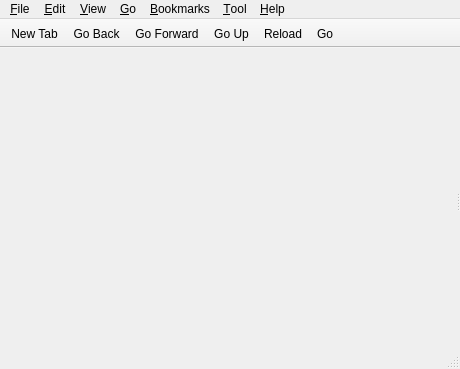
<?xml version="1.0" encoding="UTF-8"?>
<ui version="4.0">
 <class>MainWindow</class>
 <widget class="QMainWindow" name="MainWindow">
  <property name="geometry">
   <rect>
    <x>0</x>
    <y>0</y>
    <width>460</width>
    <height>369</height>
   </rect>
  </property>
  <property name="windowTitle">
   <string>File Manager</string>
  </property>
  <property name="windowIcon">
   <iconset theme="folder">
    <normaloff/>
   </iconset>
  </property>
  <widget class="QWidget" name="centralwidget">
   <layout class="QVBoxLayout" name="verticalLayout">
    <property name="leftMargin">
     <number>0</number>
    </property>
    <property name="topMargin">
     <number>0</number>
    </property>
    <property name="rightMargin">
     <number>0</number>
    </property>
    <property name="bottomMargin">
     <number>0</number>
    </property>
    <item>
     <widget class="PCManFM::TabBar" name="tabBar" native="true">
      <property name="sizePolicy">
       <sizepolicy hsizetype="Preferred" vsizetype="Fixed">
        <horstretch>0</horstretch>
        <verstretch>0</verstretch>
       </sizepolicy>
      </property>
      <property name="acceptDrops">
       <bool>true</bool>
      </property>
     </widget>
    </item>
    <item>
     <widget class="QSplitter" name="splitter">
      <property name="orientation">
       <enum>Qt::Horizontal</enum>
      </property>
      <widget class="Fm::SidePane" name="sidePane" native="true">
       <property name="sizePolicy">
        <sizepolicy hsizetype="Preferred" vsizetype="Expanding">
         <horstretch>0</horstretch>
         <verstretch>0</verstretch>
        </sizepolicy>
       </property>
      </widget>
      <widget class="QStackedWidget" name="stackedWidget">
       <property name="sizePolicy">
        <sizepolicy hsizetype="Expanding" vsizetype="Expanding">
         <horstretch>0</horstretch>
         <verstretch>0</verstretch>
        </sizepolicy>
       </property>
      </widget>
     </widget>
    </item>
   </layout>
  </widget>
  <widget class="QMenuBar" name="menubar">
   <property name="geometry">
    <rect>
     <x>0</x>
     <y>0</y>
     <width>460</width>
     <height>22</height>
    </rect>
   </property>
   <widget class="QMenu" name="menu_File">
    <property name="title">
     <string>&amp;File</string>
    </property>
    <addaction name="actionNewTab"/>
    <addaction name="actionNewWin"/>
    <addaction name="separator"/>
    <addaction name="actionFileProperties"/>
    <addaction name="actionFolderProperties"/>
    <addaction name="separator"/>
    <addaction name="actionCloseTab"/>
    <addaction name="actionCloseWindow"/>
   </widget>
   <widget class="QMenu" name="menu_Help">
    <property name="title">
     <string>&amp;Help</string>
    </property>
    <addaction name="actionAbout"/>
   </widget>
   <widget class="QMenu" name="menu_View">
    <property name="title">
     <string>&amp;View</string>
    </property>
    <widget class="QMenu" name="menuSorting">
     <property name="title">
      <string>&amp;Sorting</string>
     </property>
     <addaction name="actionByFileName"/>
     <addaction name="actionByMTime"/>
     <addaction name="actionByFileSize"/>
     <addaction name="actionByFileType"/>
     <addaction name="actionByOwner"/>
     <addaction name="separator"/>
     <addaction name="actionAscending"/>
     <addaction name="actionDescending"/>
     <addaction name="separator"/>
     <addaction name="actionFolderFirst"/>
     <addaction name="actionCaseSensitive"/>
    </widget>
    <addaction name="actionReload"/>
    <addaction name="actionShowHidden"/>
    <addaction name="separator"/>
    <addaction name="actionIconView"/>
    <addaction name="actionThumbnailView"/>
    <addaction name="actionCompactView"/>
    <addaction name="actionDetailedList"/>
    <addaction name="separator"/>
    <addaction name="menuSorting"/>
   </widget>
   <widget class="QMenu" name="menu_Editw">
    <property name="title">
     <string>&amp;Edit</string>
    </property>
    <addaction name="actionCut"/>
    <addaction name="actionCopy"/>
    <addaction name="actionPaste"/>
    <addaction name="actionRename"/>
    <addaction name="actionDelete"/>
    <addaction name="separator"/>
    <addaction name="actionSelectAll"/>
    <addaction name="actionInvertSelection"/>
    <addaction name="separator"/>
    <addaction name="actionPreferences"/>
   </widget>
   <widget class="QMenu" name="menu_Bookmarks">
    <property name="title">
     <string>&amp;Bookmarks</string>
    </property>
    <addaction name="actionAddToBookmarks"/>
    <addaction name="actionEditBookmarks"/>
   </widget>
   <widget class="QMenu" name="menu_Go">
    <property name="title">
     <string>&amp;Go</string>
    </property>
    <addaction name="actionHome"/>
    <addaction name="actionDesktop"/>
    <addaction name="actionComputer"/>
    <addaction name="actionTrash"/>
    <addaction name="actionNetwork"/>
    <addaction name="actionApplications"/>
    <addaction name="separator"/>
    <addaction name="actionGoBack"/>
    <addaction name="actionGoForward"/>
    <addaction name="actionGoUp"/>
   </widget>
   <widget class="QMenu" name="menu_Tool">
    <property name="title">
     <string>&amp;Tool</string>
    </property>
    <addaction name="actionOpenTerminal"/>
    <addaction name="actionOpenAsRoot"/>
    <addaction name="actionFindFiles"/>
   </widget>
   <addaction name="menu_File"/>
   <addaction name="menu_Editw"/>
   <addaction name="menu_View"/>
   <addaction name="menu_Go"/>
   <addaction name="menu_Bookmarks"/>
   <addaction name="menu_Tool"/>
   <addaction name="menu_Help"/>
  </widget>
  <widget class="QStatusBar" name="statusbar"/>
  <widget class="QToolBar" name="toolBar">
   <property name="windowTitle">
    <string>Main Toolbar</string>
   </property>
   <property name="movable">
    <bool>false</bool>
   </property>
   <property name="floatable">
    <bool>false</bool>
   </property>
   <attribute name="toolBarArea">
    <enum>TopToolBarArea</enum>
   </attribute>
   <attribute name="toolBarBreak">
    <bool>false</bool>
   </attribute>
   <addaction name="actionNewTab"/>
   <addaction name="actionGoBack"/>
   <addaction name="actionGoForward"/>
   <addaction name="actionGoUp"/>
   <addaction name="actionReload"/>
   <addaction name="actionGo"/>
  </widget>
  <action name="actionGoUp">
   <property name="icon">
    <iconset theme="go-up">
     <normaloff/>
    </iconset>
   </property>
   <property name="text">
    <string>Go &amp;Up</string>
   </property>
   <property name="toolTip">
    <string>Go Up</string>
   </property>
   <property name="shortcut">
    <string>Alt+Up</string>
   </property>
  </action>
  <action name="actionHome">
   <property name="icon">
    <iconset theme="user-home">
     <normaloff/>
    </iconset>
   </property>
   <property name="text">
    <string>Home</string>
   </property>
   <property name="shortcut">
    <string>Alt+Home</string>
   </property>
  </action>
  <action name="actionReload">
   <property name="icon">
    <iconset theme="view-refresh">
     <normaloff/>
    </iconset>
   </property>
   <property name="text">
    <string>&amp;Reload</string>
   </property>
   <property name="shortcut">
    <string>F5</string>
   </property>
  </action>
  <action name="actionGo">
   <property name="icon">
    <iconset theme="go-jump">
     <normaloff/>
    </iconset>
   </property>
   <property name="text">
    <string>Go</string>
   </property>
  </action>
  <action name="actionQuit">
   <property name="icon">
    <iconset theme="application-exit">
     <normaloff/>
    </iconset>
   </property>
   <property name="text">
    <string>Quit</string>
   </property>
  </action>
  <action name="actionAbout">
   <property name="icon">
    <iconset theme="help-about">
     <normaloff/>
    </iconset>
   </property>
   <property name="text">
    <string>&amp;About</string>
   </property>
  </action>
  <action name="actionNewWin">
   <property name="icon">
    <iconset theme="window-new">
     <normaloff/>
    </iconset>
   </property>
   <property name="text">
    <string>&amp;New Window</string>
   </property>
   <property name="toolTip">
    <string>New Window</string>
   </property>
   <property name="shortcut">
    <string>Ctrl+N</string>
   </property>
  </action>
  <action name="actionShowHidden">
   <property name="checkable">
    <bool>true</bool>
   </property>
   <property name="text">
    <string>Show &amp;Hidden</string>
   </property>
   <property name="shortcut">
    <string>Ctrl+H</string>
   </property>
  </action>
  <action name="actionComputer">
   <property name="icon">
    <iconset theme="computer">
     <normaloff/>
    </iconset>
   </property>
   <property name="text">
    <string>&amp;Computer</string>
   </property>
  </action>
  <action name="actionTrash">
   <property name="icon">
    <iconset theme="user-trash">
     <normaloff/>
    </iconset>
   </property>
   <property name="text">
    <string>&amp;Trash</string>
   </property>
  </action>
  <action name="actionNetwork">
   <property name="text">
    <string>&amp;Network</string>
   </property>
  </action>
  <action name="actionDesktop">
   <property name="icon">
    <iconset theme="user-desktop">
     <normaloff/>
    </iconset>
   </property>
   <property name="text">
    <string>&amp;Desktop</string>
   </property>
  </action>
  <action name="actionAddToBookmarks">
   <property name="icon">
    <iconset theme="list-add">
     <normaloff/>
    </iconset>
   </property>
   <property name="text">
    <string>&amp;Add to Bookmarks</string>
   </property>
  </action>
  <action name="actionApplications">
   <property name="text">
    <string>&amp;Applications</string>
   </property>
  </action>
  <action name="actionReload_2">
   <property name="text">
    <string>Reload</string>
   </property>
  </action>
  <action name="actionIconView">
   <property name="checkable">
    <bool>true</bool>
   </property>
   <property name="text">
    <string>&amp;Icon View</string>
   </property>
  </action>
  <action name="actionCompactView">
   <property name="checkable">
    <bool>true</bool>
   </property>
   <property name="text">
    <string>&amp;Compact View</string>
   </property>
  </action>
  <action name="actionDetailedList">
   <property name="checkable">
    <bool>true</bool>
   </property>
   <property name="text">
    <string>&amp;Detailed List</string>
   </property>
  </action>
  <action name="actionThumbnailView">
   <property name="checkable">
    <bool>true</bool>
   </property>
   <property name="text">
    <string>&amp;Thumbnail View</string>
   </property>
  </action>
  <action name="actionCut">
   <property name="icon">
    <iconset theme="edit-cut">
     <normaloff/>
    </iconset>
   </property>
   <property name="text">
    <string>Cu&amp;t</string>
   </property>
   <property name="shortcut">
    <string>Ctrl+X</string>
   </property>
  </action>
  <action name="actionCopy">
   <property name="icon">
    <iconset theme="edit-copy">
     <normaloff/>
    </iconset>
   </property>
   <property name="text">
    <string>&amp;Copy</string>
   </property>
   <property name="shortcut">
    <string>Ctrl+C</string>
   </property>
  </action>
  <action name="actionPaste">
   <property name="icon">
    <iconset theme="edit-paste">
     <normaloff/>
    </iconset>
   </property>
   <property name="text">
    <string>&amp;Paste</string>
   </property>
   <property name="shortcut">
    <string>Ctrl+V</string>
   </property>
  </action>
  <action name="actionSelectAll">
   <property name="text">
    <string>Select &amp;All</string>
   </property>
   <property name="shortcut">
    <string>Ctrl+A</string>
   </property>
  </action>
  <action name="actionPreferences">
   <property name="text">
    <string>Pr&amp;eferences</string>
   </property>
  </action>
  <action name="actionAscending">
   <property name="checkable">
    <bool>true</bool>
   </property>
   <property name="text">
    <string>Ascending</string>
   </property>
  </action>
  <action name="actionDescending">
   <property name="checkable">
    <bool>true</bool>
   </property>
   <property name="text">
    <string>Descending</string>
   </property>
  </action>
  <action name="actionByFileName">
   <property name="checkable">
    <bool>true</bool>
   </property>
   <property name="text">
    <string>By File Name</string>
   </property>
  </action>
  <action name="actionByMTime">
   <property name="checkable">
    <bool>true</bool>
   </property>
   <property name="text">
    <string>By Modification Time</string>
   </property>
  </action>
  <action name="actionByFileType">
   <property name="checkable">
    <bool>true</bool>
   </property>
   <property name="text">
    <string>By File Type</string>
   </property>
  </action>
  <action name="actionByOwner">
   <property name="checkable">
    <bool>true</bool>
   </property>
   <property name="text">
    <string>By Owner</string>
   </property>
  </action>
  <action name="actionFolderFirst">
   <property name="checkable">
    <bool>true</bool>
   </property>
   <property name="text">
    <string>Folder First</string>
   </property>
  </action>
  <action name="actionNewTab">
   <property name="icon">
    <iconset theme="window-new">
     <normaloff/>
    </iconset>
   </property>
   <property name="text">
    <string>New &amp;Tab</string>
   </property>
   <property name="toolTip">
    <string>New Tab</string>
   </property>
   <property name="shortcut">
    <string>Ctrl+T</string>
   </property>
  </action>
  <action name="actionGoBack">
   <property name="icon">
    <iconset theme="go-previous">
     <normaloff/>
    </iconset>
   </property>
   <property name="text">
    <string>Go &amp;Back</string>
   </property>
   <property name="toolTip">
    <string>Go Back</string>
   </property>
   <property name="shortcut">
    <string>Alt+Left</string>
   </property>
  </action>
  <action name="actionGoForward">
   <property name="icon">
    <iconset theme="go-next">
     <normaloff/>
    </iconset>
   </property>
   <property name="text">
    <string>Go &amp;Forward</string>
   </property>
   <property name="toolTip">
    <string>Go Forward</string>
   </property>
   <property name="shortcut">
    <string>Alt+Right</string>
   </property>
  </action>
  <action name="actionInvertSelection">
   <property name="text">
    <string>&amp;Invert Selection</string>
   </property>
  </action>
  <action name="actionDelete">
   <property name="icon">
    <iconset theme="edit-delete">
     <normaloff/>
    </iconset>
   </property>
   <property name="text">
    <string>&amp;Delete</string>
   </property>
   <property name="shortcut">
    <string>Del</string>
   </property>
  </action>
  <action name="actionRename">
   <property name="text">
    <string>&amp;Rename</string>
   </property>
   <property name="shortcut">
    <string>F2</string>
   </property>
  </action>
  <action name="actionCloseTab">
   <property name="text">
    <string>C&amp;lose Tab</string>
   </property>
   <property name="shortcut">
    <string>Ctrl+W</string>
   </property>
  </action>
  <action name="actionFileProperties">
   <property name="text">
    <string>File &amp;Properties</string>
   </property>
   <property name="shortcut">
    <string>Alt+Return</string>
   </property>
  </action>
  <action name="actionFolderProperties">
   <property name="text">
    <string>&amp;Folder Properties</string>
   </property>
  </action>
  <action name="actionCaseSensitive">
   <property name="checkable">
    <bool>true</bool>
   </property>
   <property name="text">
    <string>Case Sensitive</string>
   </property>
  </action>
  <action name="actionByFileSize">
   <property name="checkable">
    <bool>true</bool>
   </property>
   <property name="text">
    <string>By File Size</string>
   </property>
  </action>
  <action name="actionCloseWindow">
   <property name="text">
    <string>Close Window</string>
   </property>
  </action>
  <action name="actionEdit_Bookmarks">
   <property name="text">
    <string>Edit Bookmarks</string>
   </property>
  </action>
  <action name="actionOpenTerminal">
   <property name="text">
    <string>Open &amp;Terminal</string>
   </property>
   <property name="shortcut">
    <string>F4</string>
   </property>
  </action>
  <action name="actionOpenAsRoot">
   <property name="text">
    <string>Open as &amp;Root</string>
   </property>
  </action>
  <action name="actionEditBookmarks">
   <property name="text">
    <string>&amp;Edit Bookmarks</string>
   </property>
  </action>
  <action name="actionFindFiles">
   <property name="text">
    <string>&amp;Find Files</string>
   </property>
  </action>
 </widget>
 <customwidgets>
  <customwidget>
   <class>PCManFM::TabBar</class>
   <extends>QWidget</extends>
   <header>tabbar.h</header>
   <container>1</container>
  </customwidget>
  <customwidget>
   <class>Fm::SidePane</class>
   <extends>QWidget</extends>
   <header>sidepane.h</header>
   <container>1</container>
  </customwidget>
 </customwidgets>
 <resources/>
 <connections/>
</ui>
